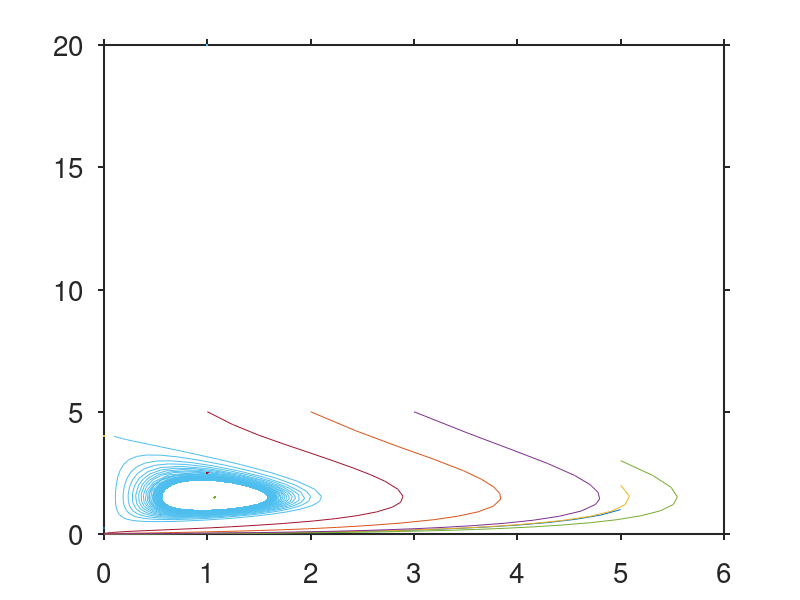

Write MATLAB code to recreate this figure. (Note: this script raises an error after producing the figure.)
%%Alice Henman%%
%%Chapter 3 Evolutionary Suicide%%
%%Classifying singular strategies%%

%%Default graphing layout from Dennis
set(0,'defaultTextFontName', 'Arial');
set(0,'defaultaxesfontsize', 20); % 25 for 1X3, 20 for 1X2 figures
%set(0,'defaultLegendInterpreter','latex');
set(0,'defaultAxesTickLabelInterpreter','none');
set(0,'defaulttextinterpreter','none');
set(0,'defaultAxesXGrid','off');
set(0,'defaultAxesYGrid','off');
set(0,'defaultAxesTickDir','out');
set(0,'defaultAxesLineWidth',1.5);

%% Resource consumer model N by R
tspan=[0 500];
function dNdt = dNdt(N,R,d,f,s)
    dNdt = N*(f*s*R-d);
end

function dRdt = dRdt(N,R,a,b,c,s)
    dRdt = R*(a*R/(1+R)-b-c*R-s*N);
end

function ddt = odefcn1(n,a,b,c,d,f,s)
N = n(1);
R = n(2);
ddt = zeros(2,1); % Initialize the derivative vector
    ddt(1) = dNdt(N,R,d,f,s); % resident population
    ddt(2) = dRdt(N,R,a,b,c,s); % mutant population density
end
a=25;
b=4;
c=4;
d=7;
f=1;
s0=14/3;
R1=(a-b-c-sqrt((b+c-a)^2-4*b*c))/(2*c);
R2=(a-b-c+sqrt((b+c-a)^2-4*b*c))/(2*c);
Rbar=d/(f*s0);
Nbar=(a*Rbar-(b+c*Rbar)*(1+Rbar))/(s0*(1+Rbar));

[t,n1] = ode45(@(t,n) odefcn1(n,a,b,c,d,f,s0) , tspan, [5 1]);
[t,n2] = ode45(@(t,n) odefcn1(n,a,b,c,d,f,s0) , tspan, [5 2]);
[t,n3] = ode45(@(t,n) odefcn1(n,a,b,c,d,f,s0) , tspan, [5 3]);
[t,n4] = ode45(@(t,n) odefcn1(n,a,b,c,d,f,s0) , tspan, [1 5]);
[t,n5] = ode45(@(t,n) odefcn1(n,a,b,c,d,f,s0) , tspan, [2 5]);
[t,n6] = ode45(@(t,n) odefcn1(n,a,b,c,d,f,s0) , tspan, [3 5]);
[t,n7] = ode45(@(t,n) odefcn1(n,a,b,c,d,f,s0) , tspan, [0.1 R2]);

figure;
plot(abs(n1(:,1)),abs(n1(:,2)),LineWidth=2.5);
hold on;
plot(abs(n2(:,1)),abs(n2(:,2)),LineWidth=2.5);
plot(abs(n3(:,1)),abs(n3(:,2)),LineWidth=2.5);
plot(abs(n4(:,1)),abs(n4(:,2)),LineWidth=2.5);
plot(abs(n5(:,1)),abs(n5(:,2)),LineWidth=2.5);
plot(abs(n6(:,1)),abs(n6(:,2)),LineWidth=2.5);
plot(abs(n7(:,1)),abs(n7(:,2)),LineWidth=2.5);
plot(0,R1,'.',MarkerSize=20);
plot(0,R2,'.',MarkerSize=20);
plot(Nbar,Rbar,'.',MarkerSize=20);

text(0,R1,'\boldmath$(0,R_1)$',Interpreter='latex',FontSize=17);
text(0,R2,'\boldmath$\mathbf(0,R_2)$',Interpreter='latex',FontSize=17);
text(Nbar,Rbar,'\boldmath$\mathbf(\bar{N},\bar{R})$',Interpreter='latex',FontSize=17);

xlim([0 5])
xlabel('Consumer population density (N)');
ylabel('Resource population density (R)');
%{
legend('(N_0,R_0)=(5,1)','(N_0,R_0)=(5,2)','(N_0,R_0)=(5,3)','(N_0,R_0)=(1,5)' ...
    , '(N_0,R_0)=(2,5)','(N_0,R_0)=(3,5)','(N_0,R_0)=(0.1,R_2)');
legend('Location','westoutside')
%}
%legend(sprintf('s=%.2f',s0))

%% Bifurcation diagram

tspan=[0 5000];
sspan=linspace(2,6,50);
Nspan = sspan;
g=0;
R=d/(f*2);
N=(a*Rbar-(b+c*Rbar)*(1+Rbar))/(2*(1+Rbar));
for s = sspan
    g=g+1;
    [t,n] = ode45(@(t,n) odefcn1(n,a,b,c,d,f,s) , tspan, [N R]);
    Nspan(g)=n(end,1);
    N=n(end,1);
    R=n(end,2);
end
figure;
plot(sspan,Nspan,'LineWidth',1.2);
hold on;
xline(14/3,'LineWidth',1.2);
xlabel('s')
ylabel('N')
